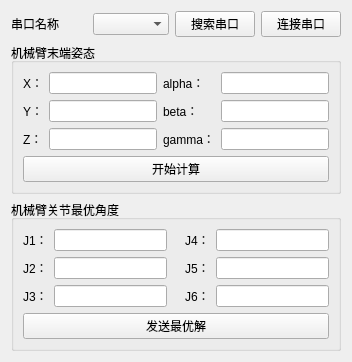
           <widget class="QWidget" name="tab_4">
            <attribute name="title">
             <string>串口通信</string>
            </attribute>
            <layout class="QVBoxLayout" name="verticalLayout_6">
             <item>
              <layout class="QHBoxLayout" name="horizontalLayout_8">
               <item>
                <widget class="QLabel" name="label_16">
                 <property name="text">
                  <string>串口名称</string>
                 </property>
                </widget>
               </item>
               <item>
                <widget class="QComboBox" name="comboBox_serialList"/>
               </item>
               <item>
                <widget class="QPushButton" name="btn_searchSerial">
                 <property name="text">
                  <string>搜索串口</string>
                 </property>
                </widget>
               </item>
               <item>
                <widget class="QPushButton" name="btn_connectSerial">
                 <property name="text">
                  <string>连接串口</string>
                 </property>
                </widget>
               </item>
              </layout>
             </item>
             <item>
              <widget class="QGroupBox" name="groupBox_2">
               <property name="title">
                <string>机械臂末端姿态</string>
               </property>
               <layout class="QGridLayout" name="gridLayout_3">
                <item row="0" column="1">
                 <widget class="QLineEdit" name="lineEdit_x"/>
                </item>
                <item row="0" column="0">
                 <widget class="QLabel" name="label_18">
                  <property name="text">
                   <string>X：</string>
                  </property>
                 </widget>
                </item>
                <item row="1" column="1">
                 <widget class="QLineEdit" name="lineEdit_y"/>
                </item>
                <item row="0" column="2">
                 <widget class="QLabel" name="label_21">
                  <property name="text">
                   <string>alpha：</string>
                  </property>
                 </widget>
                </item>
                <item row="2" column="0">
                 <widget class="QLabel" name="label_20">
                  <property name="text">
                   <string>Z：</string>
                  </property>
                 </widget>
                </item>
                <item row="1" column="2">
                 <widget class="QLabel" name="label_22">
                  <property name="text">
                   <string>beta：</string>
                  </property>
                 </widget>
                </item>
                <item row="2" column="2">
                 <widget class="QLabel" name="label_23">
                  <property name="text">
                   <string>gamma：</string>
                  </property>
                 </widget>
                </item>
                <item row="1" column="0">
                 <widget class="QLabel" name="label_19">
                  <property name="text">
                   <string>Y：</string>
                  </property>
                 </widget>
                </item>
                <item row="2" column="1">
                 <widget class="QLineEdit" name="lineEdit_z"/>
                </item>
                <item row="0" column="3">
                 <widget class="QLineEdit" name="lineEdit_alpha"/>
                </item>
                <item row="1" column="3">
                 <widget class="QLineEdit" name="lineEdit_beta"/>
                </item>
                <item row="2" column="3">
                 <widget class="QLineEdit" name="lineEdit_gamma"/>
                </item>
                <item row="6" column="0" colspan="4">
                 <widget class="QPushButton" name="btn_cacl">
                  <property name="text">
                   <string>开始计算</string>
                  </property>
                 </widget>
                </item>
               </layout>
              </widget>
             </item>
             <item>
              <widget class="QGroupBox" name="groupBox_3">
               <property name="title">
                <string>机械臂关节最优角度</string>
               </property>
               <layout class="QGridLayout" name="gridLayout_2">
                <item row="3" column="4">
                 <widget class="QLabel" name="label_36">
                  <property name="text">
                   <string>J6：</string>
                  </property>
                 </widget>
                </item>
                <item row="0" column="4">
                 <widget class="QLabel" name="label_34">
                  <property name="text">
                   <string>J4：</string>
                  </property>
                 </widget>
                </item>
                <item row="1" column="0">
                 <widget class="QLabel" name="label_32">
                  <property name="text">
                   <string>J2：</string>
                  </property>
                 </widget>
                </item>
                <item row="1" column="4">
                 <widget class="QLabel" name="label_35">
                  <property name="text">
                   <string>J5：</string>
                  </property>
                 </widget>
                </item>
                <item row="1" column="5">
                 <widget class="QLineEdit" name="lineEdit_calc_best_5"/>
                </item>
                <item row="0" column="1">
                 <widget class="QLineEdit" name="lineEdit_calc_best_1"/>
                </item>
                <item row="3" column="5">
                 <widget class="QLineEdit" name="lineEdit_calc_best_6"/>
                </item>
                <item row="3" column="0">
                 <widget class="QLabel" name="label_33">
                  <property name="text">
                   <string>J3：</string>
                  </property>
                 </widget>
                </item>
                <item row="0" column="0">
                 <widget class="QLabel" name="label_17">
                  <property name="text">
                   <string>J1：</string>
                  </property>
                 </widget>
                </item>
                <item row="0" column="5">
                 <widget class="QLineEdit" name="lineEdit_calc_best_4"/>
                </item>
                <item row="1" column="1">
                 <widget class="QLineEdit" name="lineEdit_calc_best_2"/>
                </item>
                <item row="3" column="1">
                 <widget class="QLineEdit" name="lineEdit_calc_best_3"/>
                </item>
                <item row="4" column="0" colspan="6">
                 <widget class="QPushButton" name="btn_send">
                  <property name="text">
                   <string>发送最优解</string>
                  </property>
                 </widget>
                </item>
               </layout>
              </widget>
             </item>
            </layout>
           </widget>
